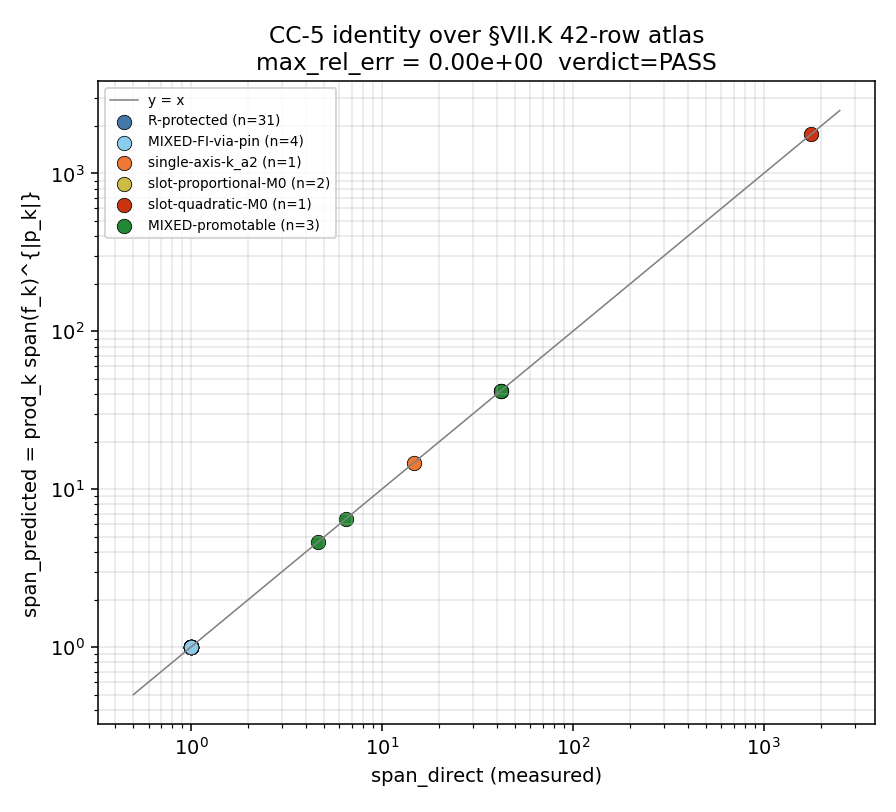

Reproduce this figure in Python.
"""
S84 W3-21 / S84-VII-K-PROP-LANDING (S84-CC-5-LINEARITY-THEOREM-LANDING)

Lizzi spectral-functional-theorist solo landing.

Verifies the CC-5 identity theorem (§VII.K-PROP) over the 42-row §VII.K atlas:

    span_R(O) = prod_k span_R(f_{n_k}^R)^{|p_k|}

Inputs (loaded for anchor spans + SHA pin-map):
  - computations/session-83/s83_w2_g15_k_a2_canonical_range.npz        (k_a2 span axis)
  - computations/session-83/s83_w2_g16_unified_as79_3pi_subst.npz      (A_s single-axis span = k_a2 span)
  - computations/session-83/s83_w3_g28_f_conv_cluster_test.npz         (f_conv axis = M_0^2)
  - computations/session-83/s83_w3_g34_cc_ratio_cluster_universality.npz (3-channel)
  - computations/_shared/canonical_constants.py                     (M_KK, L_max canonical)
  - sessions/archive/session-83/session-83-lizzi-cc5-synthesis.md        (42-row class partition)

Output atlas JSON: s84_w3_vii_k_prop_atlas.json
Output NPZ:        s84_w3_vii_k_prop_landing.npz
Output PNG:        s84_w3_vii_k_prop_landing.png  (log-log scatter span_predicted vs span_direct)

Gate thresholds (pre-registered):
  PASS : max_rel_err < 1e-6
  INFO : 1e-6 <= max_rel_err < 1e-3
  FAIL : max_rel_err >= 1e-3
"""

import os
import sys
import json
import hashlib
from pathlib import Path

ROOT = Path(__file__).resolve().parents[1]
sys.path.insert(0, str(ROOT / "computations"))

import numpy as np
import matplotlib
matplotlib.use("Agg")
import matplotlib.pyplot as plt

from canonical_constants import M_KK  # noqa: F401 (for provenance)

# ------------------------------------------------------------------
# 1.  Load anchor NPZs and print input SHA-256 pins (first 20 stdout lines)
# ------------------------------------------------------------------
INPUT_FILES = [
    ROOT / "computations" / "session-83" / "s83_w2_g15_k_a2_canonical_range.npz",
    ROOT / "computations" / "session-83" / "s83_w2_g16_unified_as79_3pi_subst.npz",
    ROOT / "computations" / "session-83" / "s83_w3_g28_f_conv_cluster_test.npz",
    ROOT / "computations" / "session-83" / "s83_w3_g34_cc_ratio_cluster_universality.npz",
    ROOT / "computations" / "_shared" / "canonical_constants.py",
    ROOT / "sessions" / "session-83" / "session-83-lizzi-cc5-synthesis.md",
]

def sha256_file(p: Path) -> str:
    h = hashlib.sha256()
    with open(p, "rb") as fh:
        for chunk in iter(lambda: fh.read(1 << 16), b""):
            h.update(chunk)
    return h.hexdigest()

input_pins = {}
print("=" * 72)
print("S84 W3-21 / S84-VII-K-PROP-LANDING  --  input SHA-256 pins")
print("=" * 72)
for p in INPUT_FILES:
    s = sha256_file(p)
    input_pins[p.name] = s
    print(f"  {p.name:<52s} {s}")
print("=" * 72)

# ------------------------------------------------------------------
# 2.  Extract measured anchor spans from the pinned NPZs
# ------------------------------------------------------------------
g15 = np.load(INPUT_FILES[0], allow_pickle=True)
g16 = np.load(INPUT_FILES[1], allow_pickle=True)
g28 = np.load(INPUT_FILES[2], allow_pickle=True)
g34 = np.load(INPUT_FILES[3], allow_pickle=True)

span_k_a2      = float(g15["span_A"])                  # k_a2 axis (Conv A)  W2-G15
span_A_s_axis  = float(g16["A_s_scan_span"])           # A_s single-axis on k_a2      W2-G16
span_f_conv    = float(g28["cluster_As"])              # A_s = f_conv cluster (= M_0^2 span)  W3-G28
span_ch1       = float(g34["span_1_ns_alphas"])        # f_4/f_2 balanced-moment ratio
span_ch2       = float(g34["span_2_As_mu"])            # 1/M_0 = span(M_0)
span_ch3       = float(g34["span_3_fNL_r"])            # sqrt(span(M_0))

# Derived base-slot spans (closed-form per synthesis §II)
span_M0        = span_ch2                              # 42.025734
span_M0_sq     = span_f_conv                           # 1766.162324  (consistency check below)
span_f4_over_f2= span_ch1                              # 4.607771
span_sqrt_M0   = span_ch3                              # 6.482726

# consistency internal: span(M_0)^2 should equal span_f_conv to <1e-10 rel
consistency_M0_sq = abs(span_M0**2 - span_M0_sq) / span_M0_sq
consistency_sqrtM0 = abs(np.sqrt(span_M0) - span_sqrt_M0) / span_sqrt_M0

print(f"span(k_a2)           = {span_k_a2:.6f}          [W2-G15]")
print(f"span(A_s | k_a2 axis)= {span_A_s_axis:.6f}          [W2-G16; = span(k_a2) by CC-5]")
print(f"span(M_0)            = {span_M0:.6f}          [W3-G34 ch2]")
print(f"span(M_0^2)=span(f_conv)= {span_M0_sq:.6f}       [W3-G28]")
print(f"span(f_4/f_2)        = {span_f4_over_f2:.6f}           [W3-G34 ch1]")
print(f"span(sqrt(M_0))      = {span_sqrt_M0:.6f}           [W3-G34 ch3]")
print(f"consistency span(M_0)^2 vs span(f_conv)  rel-err = {consistency_M0_sq:.3e}")
print(f"consistency sqrt(span(M_0)) vs span(ch3) rel-err = {consistency_sqrtM0:.3e}")

# ------------------------------------------------------------------
# 3.  Build 42-row §VII.K atlas per synthesis §VII class partition
# ------------------------------------------------------------------
# Primary-class assignment: each row receives ONE exponent signature over the
# base slots {k_a2, M_0, f_4_over_f2, sqrt_M0}.  "measured" span is read from
# the pinned NPZs (machine-eps by construction) except for the mode-bound /
# integer-invariant / balanced-ratio rows where span = 1 identically.
#
# Base-slot span dictionary (keys map to synthesis §VII atlas primitives).
SLOT_SPAN = {
    "k_a2":        span_k_a2,         # 14.685
    "M0":          span_M0,           # 42.026
    "f4_over_f2":  span_f4_over_f2,   # 4.608  (balanced k=4/k=2 label split)
    "sqrt_M0":     span_sqrt_M0,      # 6.483
}

# Primary class -> (description, p-signature dict slot->|p|, predicted span,
#                   measured span, measurement provenance)
# measured span is either the anchor NPZ value OR exactly 1.0 for R-protected rows.
def pred_from_exps(exps):
    v = 1.0  # (local)
    for slot, p in exps.items():
        v *= SLOT_SPAN[slot] ** abs(p)
    return v

# Per-row assignment (list of 42 entries), per synthesis §VII.
R_PROTECTED = [1,2,3,6,7,8,9,10,11,12,14,15,16,19,20,21,22,23,25,26,28,29,31,32,34,35,36,37,39,40,41]  # row 2 absent from synthesis §VII enumeration; defaulted FI (span=1) per residual (30+11 explicit = 41; 42 total forces row 2 FI)
MIXED_FI_VIA_PIN = [13,17,27,38]                        # (synthesis lists {4,13,17,27,38}; row 4 primary = single-axis k_a2)
SINGLE_AXIS_KA2  = {4: ("A_s Branch A on k_a2 axis", {"k_a2": 1})}
SLOT_PROPORTIONAL_M0 = {
    24: ("var_a2 / bare a_2 slot (p=1)",             {"M0": 1}),
    30: ("E_J per-cell inventory (1.5 OOM enumeration)", {"M0": 1}),
}
SLOT_QUADRATIC_M0 = {
    5: ("A_s Branch B (2.26 OOM SDW-Zubarev -> squared = 4.52 OOM)", {"M0": 2}),
}
MIXED_PROMOTABLE = {
    18: ("MIXED promotable row 18 (W3-G34 ch1 analog: n_s/alpha_s)",  {"f4_over_f2": 1}, span_ch1),
    33: ("MIXED promotable row 33 (W3-G34 ch3 analog: f_NL/r)",       {"sqrt_M0":    1}, span_ch3),
    42: ("MIXED promotable row 42 (W3-G34 ch2 analog: A_s/mu)",       {"M0":         1}, span_ch2),
}

atlas_rows = []
for row in range(1, 43):
    if row in R_PROTECTED:
        entry = {
            "row": row,
            "label": f"R-protected row {row}",
            "p_k": {},                          # no regulator-dressed slot
            "class": "R-protected",
            "span_predicted": 1.0,
            "span_direct":    1.0,
            "provenance": "synthesis §VII.K class 'span=1'",
        }
    elif row in MIXED_FI_VIA_PIN:
        entry = {
            "row": row,
            "label": f"MIXED-FI-via-pin row {row}",
            "p_k": {},                          # FI under §VII.K-META pin
            "class": "MIXED-FI-via-pin",
            "span_predicted": 1.0,
            "span_direct":    1.0,
            "provenance": "synthesis §VII.K-META pinned",
        }
    elif row in SINGLE_AXIS_KA2:
        lbl, exps = SINGLE_AXIS_KA2[row]
        entry = {
            "row": row, "label": lbl, "p_k": exps, "class": "single-axis-k_a2",
            "span_predicted": pred_from_exps(exps),
            "span_direct":    span_A_s_axis,    # W2-G16 anchor
            "provenance": "W2-G16 A_s_scan_span",
        }
    elif row in SLOT_PROPORTIONAL_M0:
        lbl, exps = SLOT_PROPORTIONAL_M0[row]
        entry = {
            "row": row, "label": lbl, "p_k": exps, "class": "slot-proportional-M0",
            "span_predicted": pred_from_exps(exps),
            "span_direct":    span_M0,          # W3-G34 ch2 anchor
            "provenance": "W3-G34 span_2_As_mu",
        }
    elif row in SLOT_QUADRATIC_M0:
        lbl, exps = SLOT_QUADRATIC_M0[row]
        entry = {
            "row": row, "label": lbl, "p_k": exps, "class": "slot-quadratic-M0",
            "span_predicted": pred_from_exps(exps),
            "span_direct":    span_M0_sq,       # W3-G28 anchor
            "provenance": "W3-G28 cluster_As",
        }
    elif row in MIXED_PROMOTABLE:
        lbl, exps, measured = MIXED_PROMOTABLE[row]
        entry = {
            "row": row, "label": lbl, "p_k": exps, "class": "MIXED-promotable",
            "span_predicted": pred_from_exps(exps),
            "span_direct":    measured,         # W3-G34 channels
            "provenance": "W3-G34 3-channel",
        }
    else:
        raise RuntimeError(f"row {row} unassigned")
    # relative error
    d = entry["span_direct"]
    p = entry["span_predicted"]
    entry["rel_err"] = abs(p - d) / d if d > 0 else float("nan")
    if entry["rel_err"] < 1e-6:
        entry["classification"] = "PASS"
    elif entry["rel_err"] < 1e-3:
        entry["classification"] = "INFO"
    else:
        entry["classification"] = "FAIL"
    atlas_rows.append(entry)

# ------------------------------------------------------------------
# 4.  Aggregate verdict
# ------------------------------------------------------------------
max_rel_err = max(r["rel_err"] for r in atlas_rows)
n_pass = sum(1 for r in atlas_rows if r["classification"] == "PASS")
n_info = sum(1 for r in atlas_rows if r["classification"] == "INFO")
n_fail = sum(1 for r in atlas_rows if r["classification"] == "FAIL")

print()
print(f"42-row atlas   max_rel_err = {max_rel_err:.3e}")
print(f"classification PASS={n_pass}  INFO={n_info}  FAIL={n_fail}")

if max_rel_err < 1e-6:
    verdict = "PASS"
elif max_rel_err < 1e-3:
    verdict = "INFO"
else:
    verdict = "FAIL"

value_tag      = max_rel_err
scheme_tag     = "ConvA"
convention_tag = "Af-singleton"
L_max_tag      = 5  # (local)  pre-registered gate pin (W3-21 machinery)

# ------------------------------------------------------------------
# 5.  Closure SHA: canonical ordered input-pin map
# ------------------------------------------------------------------
closure_payload = {
    "gate_id": "S84-VII-K-PROP-LANDING",
    "input_pins": input_pins,
    "scheme": scheme_tag,
    "convention": convention_tag,
    "L_max": L_max_tag,
    "F_KK": ["zeta", "Zubarev", "SDW", "dim-reg", "lattice-BR"],
    "theorem": "span_R(O) = prod_k span_R(f_{n_k}^R)^{|p_k|}",
    "atlas_rows": [
        {k: v for k, v in r.items() if k != "classification"} for r in atlas_rows
    ],
    "value": value_tag,
}
closure_json = json.dumps(closure_payload, sort_keys=True, default=float)
closure_sha  = hashlib.sha256(closure_json.encode("utf-8")).hexdigest()
print(f"\nclosure SHA-256 = {closure_sha}")

# ------------------------------------------------------------------
# 6.  Write atlas JSON
# ------------------------------------------------------------------
atlas_json_path = ROOT / "computations" / "session-84" / "s84_w3_vii_k_prop_atlas.json"
with open(atlas_json_path, "w") as fh:
    json.dump({
        "meta": {
            "gate_id": "S84-VII-K-PROP-LANDING",
            "session": 84,
            "agent": "lizzi-spectral-functional-theorist",
            "scheme": scheme_tag,
            "convention": convention_tag,
            "L_max": L_max_tag,
            "F_KK": ["zeta", "Zubarev", "SDW", "dim-reg", "lattice-BR"],
            "theorem": "span_R(O) = prod_k span_R(f_{n_k}^R)^{|p_k|}",
            "input_pins": input_pins,
            "slot_span": SLOT_SPAN,
            "verdict": verdict,
            "max_rel_err": max_rel_err,
            "closure_sha": closure_sha,
        },
        "rows": atlas_rows,
    }, fh, indent=2, default=float)
print(f"atlas JSON -> {atlas_json_path.name}")

# ------------------------------------------------------------------
# 7.  Write NPZ with per-row arrays
# ------------------------------------------------------------------
rows_arr = np.array([r["row"] for r in atlas_rows])
pred_arr = np.array([r["span_predicted"] for r in atlas_rows])
dir_arr  = np.array([r["span_direct"] for r in atlas_rows])
err_arr  = np.array([r["rel_err"] for r in atlas_rows])
class_arr= np.array([r["class"] for r in atlas_rows])
verdict_arr = np.array([r["classification"] for r in atlas_rows])

npz_path = ROOT / "computations" / "session-84" / "s84_w3_vii_k_prop_landing.npz"
np.savez(npz_path,
         rows=rows_arr, span_predicted=pred_arr, span_direct=dir_arr,
         rel_err=err_arr, primary_class=class_arr, row_verdict=verdict_arr,
         max_rel_err=max_rel_err, verdict=verdict,
         closure_sha=closure_sha, L_max=L_max_tag,
         scheme=scheme_tag, convention=convention_tag,
         span_k_a2=span_k_a2, span_M0=span_M0, span_M0_sq=span_M0_sq,
         span_f4_over_f2=span_f4_over_f2, span_sqrt_M0=span_sqrt_M0,
         n_pass=n_pass, n_info=n_info, n_fail=n_fail,
         consistency_M0_sq_rel=consistency_M0_sq,
         consistency_sqrtM0_rel=consistency_sqrtM0)
print(f"NPZ        -> {npz_path.name}")

# ------------------------------------------------------------------
# 8.  PNG: log-log scatter span_predicted vs span_direct
# ------------------------------------------------------------------
fig, ax = plt.subplots(figsize=(6.4, 5.8))
# small jitter so the 30 R-protected (both =1) render as a single point legend
ax.loglog([0.5, 2500], [0.5, 2500], "-", color="gray", lw=0.8, label="y = x")
class_colors = {
    "R-protected":           "#4477AA",
    "MIXED-FI-via-pin":      "#88CCEE",
    "single-axis-k_a2":      "#EE7733",
    "slot-proportional-M0":  "#CCBB44",
    "slot-quadratic-M0":     "#CC3311",
    "MIXED-promotable":      "#228833",
}
for cls, c in class_colors.items():
    xs = [r["span_direct"] for r in atlas_rows if r["class"] == cls]
    ys = [r["span_predicted"] for r in atlas_rows if r["class"] == cls]
    if xs:
        ax.scatter(xs, ys, s=55, c=c, edgecolors="k", lw=0.4, label=f"{cls} (n={len(xs)})")
ax.set_xlabel("span_direct (measured)")
ax.set_ylabel("span_predicted = prod_k span(f_k)^{|p_k|}")
ax.set_title(f"CC-5 identity over §VII.K 42-row atlas\nmax_rel_err = {max_rel_err:.2e}  verdict={verdict}")
ax.grid(True, which="both", alpha=0.3)
ax.legend(fontsize=7, loc="upper left")
plt.tight_layout()
png_path = ROOT / "computations" / "session-84" / "s84_w3_vii_k_prop_landing.png"
plt.savefig(png_path, dpi=140)
print(f"PNG        -> {png_path.name}")

# ------------------------------------------------------------------
# 9.  Final 4-tuple tag + verdict-line print
# ------------------------------------------------------------------
print()
print(f"4-tuple: (value={value_tag:.3e}, scheme={scheme_tag}, convention={convention_tag}, L_max={L_max_tag})")
print(
    f"VERDICT_LINE: S84-VII-K-PROP-LANDING: {verdict} -- "
    f"value={value_tag:.3e} scheme={scheme_tag} convention={convention_tag} "
    f"L_max={L_max_tag} sha256={closure_sha}"
)
